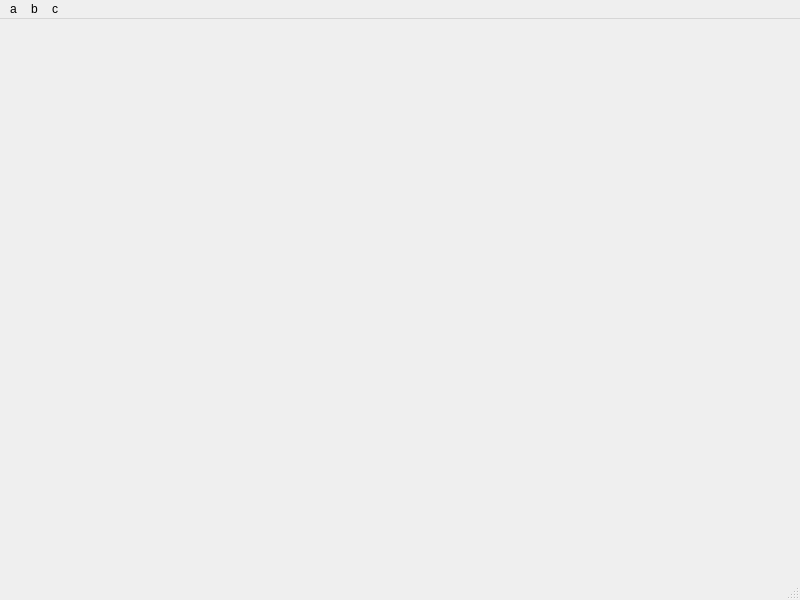
<?xml version="1.0" encoding="UTF-8"?>
<ui version="4.0">
 <class>MainWindow</class>
 <widget class="QMainWindow" name="MainWindow">
  <property name="geometry">
   <rect>
    <x>0</x>
    <y>0</y>
    <width>800</width>
    <height>600</height>
   </rect>
  </property>
  <property name="windowTitle">
   <string>MainWindow</string>
  </property>
  <widget class="QWidget" name="centralwidget"/>
  <widget class="QMenuBar" name="menubar">
   <property name="geometry">
    <rect>
     <x>0</x>
     <y>0</y>
     <width>800</width>
     <height>22</height>
    </rect>
   </property>
   <widget class="QMenu" name="menua">
    <property name="title">
     <string>a</string>
    </property>
    <addaction name="action1"/>
    <addaction name="action2"/>
    <addaction name="action3"/>
   </widget>
   <widget class="QMenu" name="menub">
    <property name="title">
     <string>b</string>
    </property>
    <addaction name="action4"/>
    <addaction name="action5"/>
    <addaction name="action6"/>
   </widget>
   <widget class="QMenu" name="menuc">
    <property name="title">
     <string>c</string>
    </property>
    <addaction name="action7"/>
    <addaction name="action8"/>
    <addaction name="action9"/>
   </widget>
   <addaction name="menua"/>
   <addaction name="menub"/>
   <addaction name="menuc"/>
  </widget>
  <widget class="QStatusBar" name="statusbar"/>
  <action name="action1">
   <property name="text">
    <string>1</string>
   </property>
  </action>
  <action name="action2">
   <property name="text">
    <string>2</string>
   </property>
  </action>
  <action name="action3">
   <property name="text">
    <string>3</string>
   </property>
  </action>
  <action name="action4">
   <property name="text">
    <string>4</string>
   </property>
  </action>
  <action name="action5">
   <property name="text">
    <string>5</string>
   </property>
  </action>
  <action name="action6">
   <property name="text">
    <string>6</string>
   </property>
  </action>
  <action name="action7">
   <property name="text">
    <string>7</string>
   </property>
  </action>
  <action name="action8">
   <property name="text">
    <string>8</string>
   </property>
  </action>
  <action name="action9">
   <property name="text">
    <string>9</string>
   </property>
  </action>
 </widget>
 <resources/>
 <connections/>
</ui>
